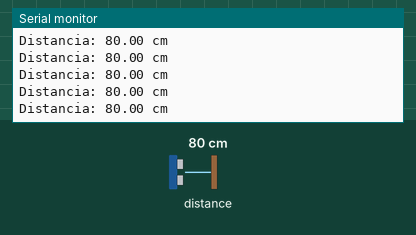
Bench run of a sketch on a simulated ESP32. On the bench: the last lines printed to the serial monitor. The inputs (shaded band) are chosen by the test bench; at power-on: distance to the obstacle 80 cm.

Above: at 1.2 s.
1.3 s: distance to the obstacle set to 2 cm
At 1.49 s:
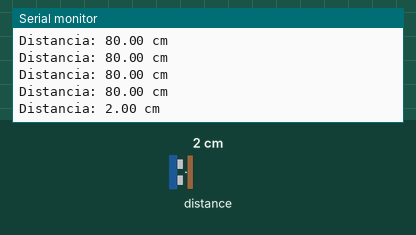
2.8 s: distance to the obstacle set to 4 cm
At 2.82 s:
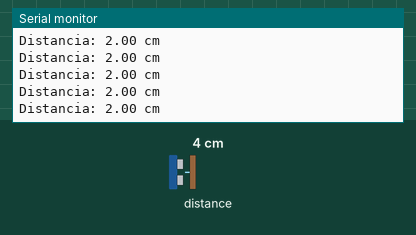
Timing chart, 0 to 5.8 s (numbered marks = the images above; inputs shaded):
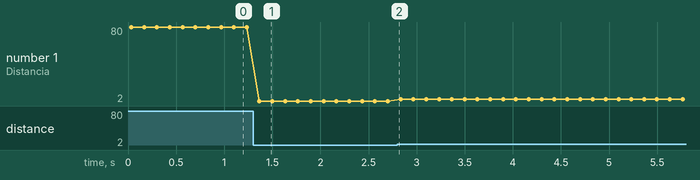

The sketch:

esp32_sensor_node.ino
```cpp
/**
 * PROJECT: AR4 Autonomous Robotic Arm - Perception Node
 * DESCRIPTION: High-frequency distance sensing using VL53L0X (ToF)
 * via I2C. Communicates spatial depth to the main Vision System.
 * HARDWARE: ESP32 DevKit V1 + VL53L0X Laser Sensor
 * AUTHOR: Cristian Montoya
 */

#include <Arduino.h>
#include <Wire.h>
#include <VL53L0X.h> // Library for Time-of-Flight sensing

// --- I2C CONFIGURATION ---
const int SDA_PIN = 21;
const int SCL_PIN = 22;

VL53L0X distanceSensor;

void setup() {
    // High-speed baud rate for low-latency telemetry
    Serial.begin(115200);

    // Initialize I2C with ESP32 standard pins
    Wire.begin(SDA_PIN, SCL_PIN);

    Serial.println("[*] Initializing ToF Sensor...");

    if (!distanceSensor.init()) {
        Serial.println("[-] ERROR: Sensor not detected. Check I2C wiring.");
        while (1); // Halt execution on hardware failure
    }

    // Long range / High accuracy mode configuration
    distanceSensor.setTimeout(500);
    distanceSensor.startContinuous();

    Serial.println("[+] Sensor READY. Streaming data...");
}

void loop() {
    // Read raw data in millimeters
    int distanceMm = distanceSensor.readRangeContinuousMillimeters();

    // Safety check for sensor timeout
    if (distanceSensor.timeoutOccurred()) {
        Serial.println("[-] ERROR: Sensor Timeout");
    } else {
        // Convert to centimeters for the Python vision script logic
        float distanceCm = distanceMm / 10.0;

        // FORMAT: "Distancia: XX.X cm"
        // (Must match the parsing logic in vision_brazo_yolo.py)
        Serial.print("Distancia: ");
        Serial.print(distanceCm);
        Serial.println(" cm");
    }

    // 10Hz sampling rate to match the main control loop
    delay(100);
}
```

Measured:
- after the input at 1.3 s, the serial monitor: prints a new line after 0.07 s (image 1)
- plotted number 1: 80 → 2 after the input at 1.3 s, 2 → 4 after the input at 2.8 s
